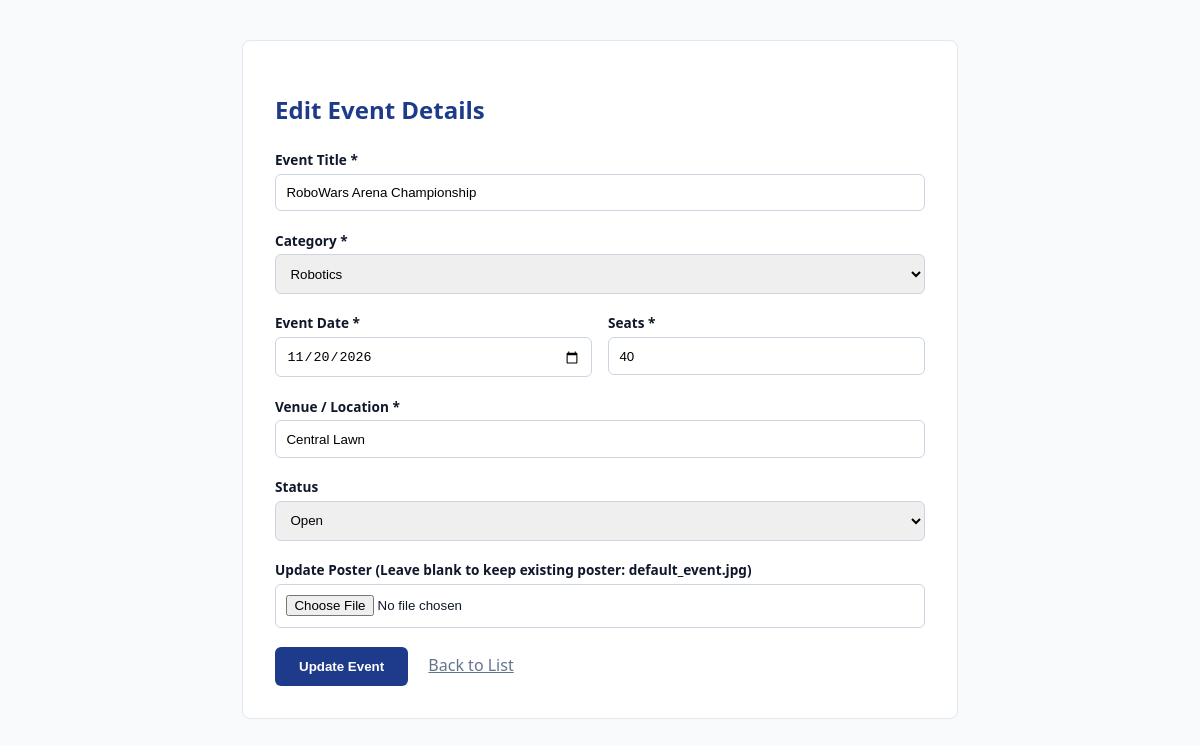
Screenshot of /edit_event.php?id=2 with the database file from the repository.
### tables this page shows
CREATE TABLE IF NOT EXISTS `events` (
  `id` INT AUTO_INCREMENT PRIMARY KEY,
  `title` VARCHAR(200) NOT NULL,
  `category` VARCHAR(50) NOT NULL,
  `event_date` DATE NOT NULL,
  `location` VARCHAR(150) NOT NULL,
  `seats` INT NOT NULL DEFAULT 50,
  `poster_image` VARCHAR(255) DEFAULT 'default_event.jpg',
  `status` ENUM('open', 'closed', 'cancelled') DEFAULT 'open',
  `created_at` TIMESTAMP DEFAULT CURRENT_TIMESTAMP
);

### edit_event.php (the view, shortened to what this page needs)
<?php
$conn = getDB();
$id = (int)($_GET['id'] ?? 0);
$stmt = $conn->prepare("SELECT * FROM events WHERE id = ?");
$stmt->bind_param("i", $id);
$stmt->execute();
$event = $stmt->get_result()->fetch_assoc();
?>
<!DOCTYPE html>
<html lang="en">
<head>
</head>
<body>
  <div class="card">
    <h2 style="color: #1e3a8a; margin-bottom: 1.5rem;">Edit Event Details</h2>
    <form method="POST" action="edit_event.php?id=<?= $id ?>" enctype="multipart/form-data">
      <div class="form-group">
        <label>Event Title *</label>
        <input type="text" name="title" class="form-control" value="<?= htmlspecialchars($event['title']) ?>" required />
      </div>
      <div class="form-group">
        <label>Category *</label>
        <select name="category" class="form-control" required>
          <option value="Robotics" <?= $event['category'] === 'Robotics' ? 'selected' : '' ?>>Robotics</option>
        </select>
      </div>
      <div style="display: grid; grid-template-columns: 1fr 1fr; gap: 1rem;">
        <div class="form-group">
          <label>Event Date *</label>
          <input type="date" name="event_date" class="form-control" value="<?= htmlspecialchars($event['event_date']) ?>" required />
        </div>
        <div class="form-group">
          <label>Seats *</label>
          <input type="number" name="seats" class="form-control" value="<?= $event['seats'] ?>" required />
        </div>
      </div>
      <div class="form-group">
        <label>Venue / Location *</label>
        <input type="text" name="location" class="form-control" value="<?= htmlspecialchars($event['location']) ?>" required />
      </div>
      <div class="form-group">
        <label>Status</label>
        <select name="status" class="form-control">
          <option value="open" <?= $event['status'] === 'open' ? 'selected' : '' ?>>Open</option>
        </select>
      </div>
      <div class="form-group">
        <label>Update Poster (Leave blank to keep existing poster: <?= htmlspecialchars($event['poster_image']) ?>)</label>
        <input type="file" name="poster" class="form-control" accept=".jpg,.jpeg,.png,.webp" />
      </div>
      <button type="submit" class="btn">Update Event</button>
      <a href="index.php" style="margin-left: 1rem; color: #64748b;">Back to List</a>
    </form>
  </div>
</body>
</html>

### edit_event.php (style rules this page uses)
body { font-family: system-ui, sans-serif; background: #f8fafc; color: #0f172a; padding: 2rem; }
.card { max-width: 650px; margin: 0 auto; background: white; padding: 2rem; border-radius: 8px; border: 1px solid #e2e8f0; }
.form-group { margin-bottom: 1.2rem; }
label { display: block; font-weight: 600; font-size: 0.85rem; margin-bottom: 0.3rem; }
.form-control { width: 100%; padding: 0.65rem; border: 1px solid #cbd5e1; border-radius: 6px; box-sizing: border-box; }
.btn { background: #1e3a8a; color: white; padding: 0.75rem 1.5rem; border: none; border-radius: 6px; font-weight: 600; cursor: pointer; }

### rows the page displays
events: title "RoboWars Arena Championship", category "Robotics", event_date "11/20/2026", seats "40", location "Central Lawn", status "Open", poster_image "default_event.jpg"
